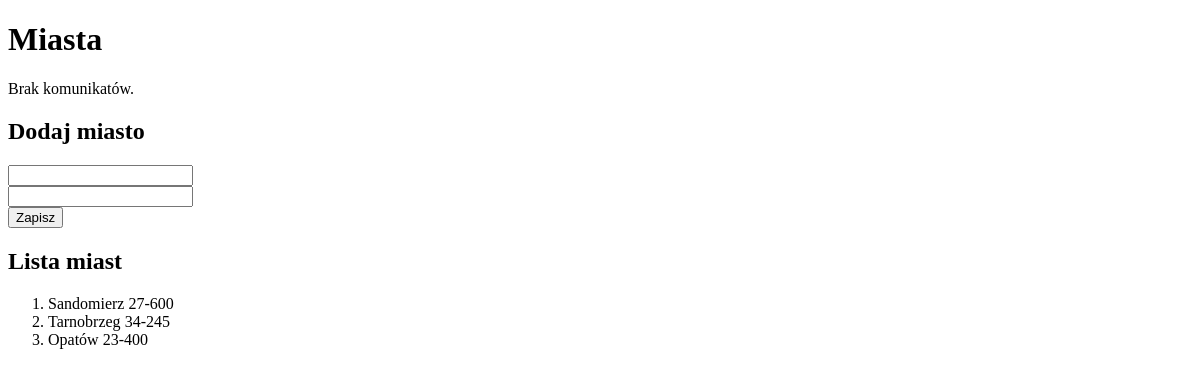
/studenci/miasta/, run on an earlier commit of the app's database.
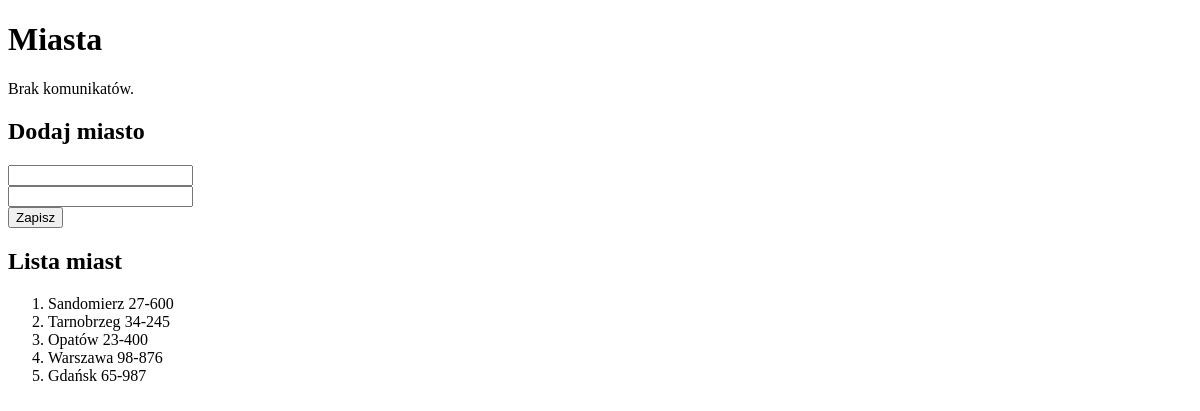
And on a later commit of the database.
### studenci/models.py (models this page shows, shortened)
class Miasto(models.Model):
    nazwa = models.CharField(
        verbose_name='miasto',
        max_length=30,
        help_text='Nazwa miasta')
    kod = models.CharField(
        max_length=6,
        help_text='Kod pocztowy')
    class Meta:
        verbose_name_plural = "miasta"

### studenci/views.py (the view, shortened to what this page needs)
# urls.py: path('miasta/', views.miasta, name='miasta'),
def miasta(request):
    miasta = Miasto.objects.all()
    kontekst = {
        'miasta': miasta
    }
    return render(request, 'studenci/miasta.html', kontekst)

### studenci/templates/studenci/miasta.html (shortened to what this page needs)
{% extends 'szablon.html' %}
{% block naglowek %}Miasta{% endblock naglowek %}
{% block tresc %}
<h2>Dodaj miasto</h2>
<form action="." method="POST">
    <input type="text" name="nazwa" maxlength="30">
    <br>
    <input type="text" name="kod" maxlength="6">
    <br>
    <input type="submit" value="Zapisz">
</form>
<h2>Lista miast</h2>
<ol>
    {% for miasto in miasta %}
        <li>{{ miasto.nazwa }}&nbsp;{{ miasto.kod }}</li>
    {% endfor %}
</ol>
{% endblock tresc %}

What changed in the data, as far as the page shows it:
added Miasto: nazwa "Warszawa", kod "98-876"
added Miasto: nazwa "Gdańsk", kod "65-987"
